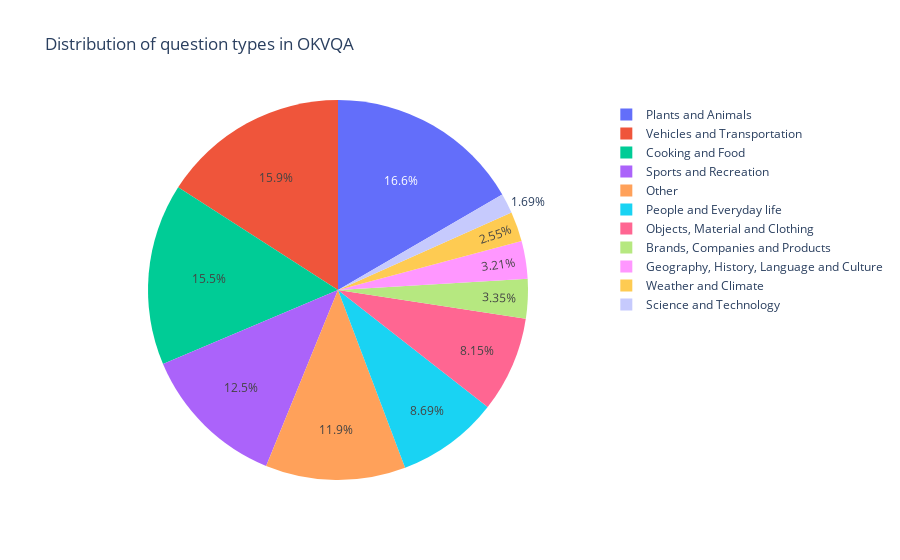

The cell this chart's notebook holds for it:
### Code cell
import plotly.express as px

fig = px.pie(pie_df, values='count', names='question_type', title='Distribution of question types in OKVQA')
fig.show()

### Figure 1 — Plotly figure (JSON) as saved in the notebook; plotly's stock layout.template omitted (floating-point values rounded to 4 significant figures)
{"data": [{"domain": {"x": [0, 1], "y": [0, 1]}, "hovertemplate": "question_type=%{label}<br>count=%{value}<extra></extra>", "labels": ["Plants and Animals", "Cooking and Food", "Sports and Recreation", "Science and Technology", "Vehicles and Transportation", "Other", "People and Everyday life", "Geography, History, Language and Culture", "Weather and Climate", "Objects, Material and Clothing", "Brands, Companies and Products"], "legendgroup": "", "name": "", "showlegend": true, "type": "pie", "values": [2336, 2173, 1751, 237, 2236, 1675, 1222, 451, 358, 1145, 471]}], "layout": {"legend": {"tracegroupgap": 0}, "title": {"text": "Distribution of question types in OKVQA"}}}
